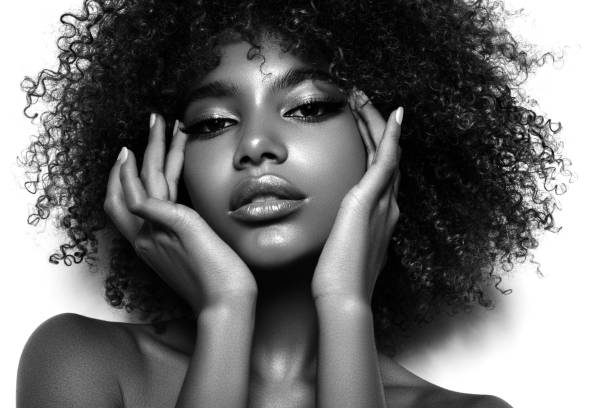
#> input picture girl.jpg, 612 x 408 px
$ python zooming.py
#> lines starting #> are read from the running program, lines starting #| are printed output that depends on the picture
# -*- coding: utf-8 -*-
"""
Created on Mon Mar 21 19:23:00 2022

@author: Anil Pudasaini 076MSICE003

Zooming can be done by 2 methods :
    1 Nearest Neighbour Interpolation
    2. Bilinear Interpolation

    I have used Nearest Neighbour Interpolation
"""

import numpy as np
from PIL import Image
import matplotlib.pyplot as plt


def zoom(image,factor):
    image = image.resize((400,400), Image.LANCZOS)
    #converting to numpy array
    numpy_image = np.array(image)

    r = numpy_image.shape[0]
    c = numpy_image.shape[1]

    zoom_img_r = int(np.floor(r * factor))
    zoom_img_c = int(np.floor(c * factor))  #for float factors

    #defining new array for manipulated image
    zoom = np.zeros(shape=(zoom_img_r,zoom_img_c))

    for i in range(0,zoom_img_r):
        for j in range(0,zoom_img_c):
            zoom[i][j] = numpy_image[int(i/factor)][int(j/factor)]


    zoomed_image = Image.fromarray(zoom)

    return zoomed_image


# reading image and converting to gray scale
global factor
factor = 4
loaded_img = Image.open('girl.jpg').convert('L')
#> loaded_img is the input picture: PIL image 612x408 L; min 0, max 255, mean 115.1
image = loaded_img.resize((400,400), Image.LANCZOS)
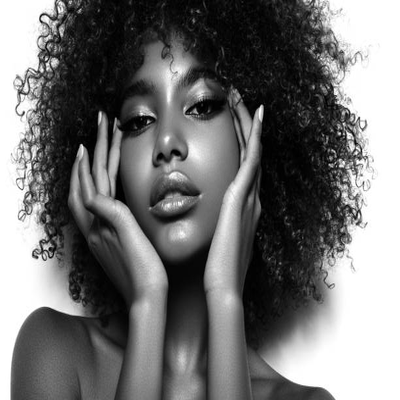
#> image: PIL image 400x400 L; min 0, max 255, mean 115.1
final_img = zoom(loaded_img,factor)

'''
saving the image
if final_img.mode != 'RGB':
    final_img = final_img.convert('RGB')
final_img.save("saved.jpg")
'''
#displaying the images

fig, ax = plt.subplots(nrows=1, ncols=2, figsize=(15, 7), dpi=90,sharex = 'row', sharey ='row')
ax[0].set_title('Original image')
ax[0].imshow(image, cmap='gray')
ax[1].imshow(final_img, cmap='gray')
ax[1].set_title('Zoomed Image by a factor of ' +str(factor) + ' times')
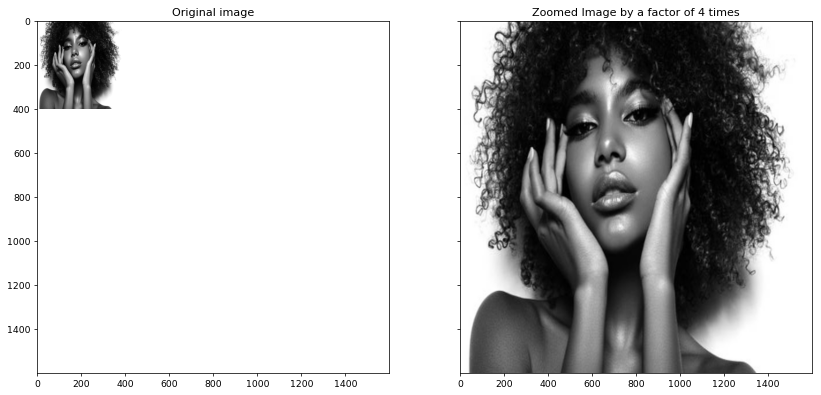
#> figure drawn by matplotlib, 2 panels

$ run again, with cats.jpg copied over girl.jpg
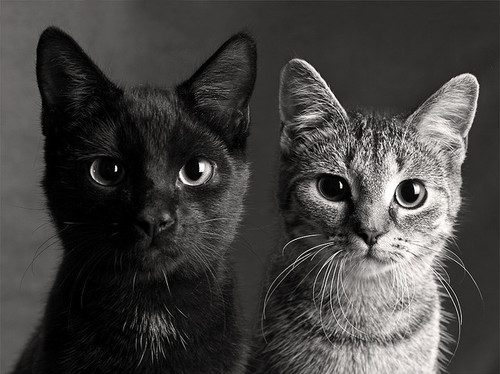
#> input picture cats.jpg, 500 x 374 px
#> `image = loaded_img.resize((400,400), Image.LANCZOS)`:
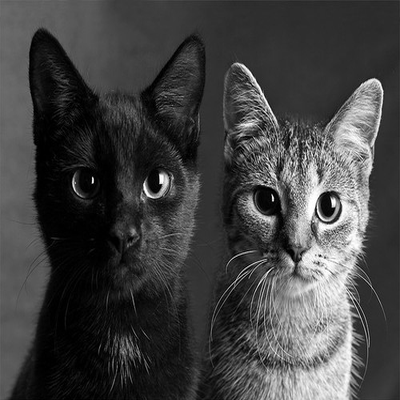
#> image: PIL image 400x400 L; min 0, max 255, mean 66.1
#> `ax[1].set_title('Zoomed Image by a factor of ' +str(factor) + ' times')`:
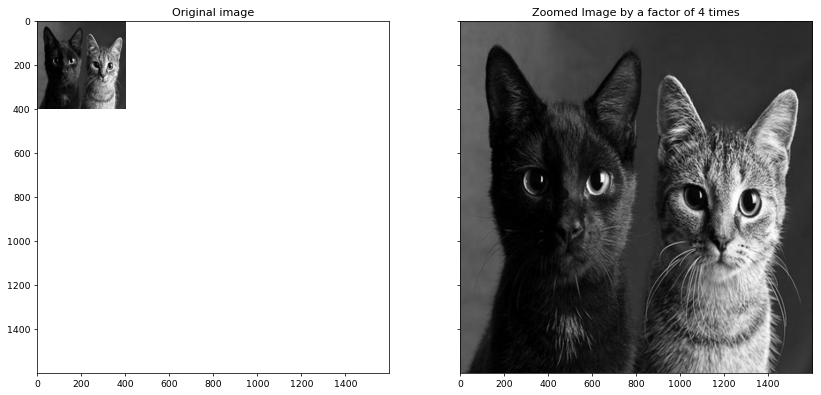
#> figure drawn by matplotlib, 2 panels

$ run again, with lion.jpg copied over girl.jpg
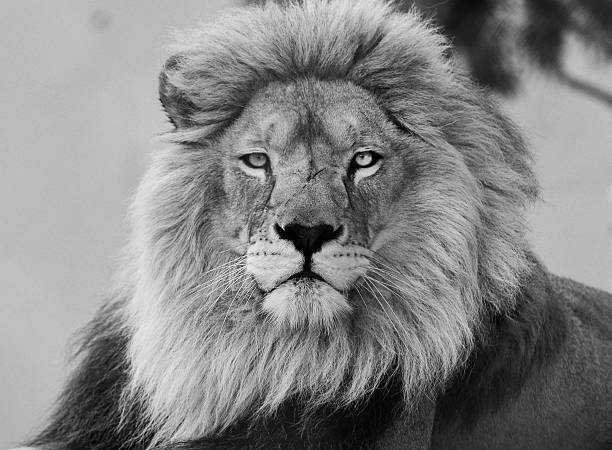
#> input picture lion.jpg, 612 x 450 px
#> loaded_img is the input picture: PIL image 612x450 L; min 0, max 255, mean 133.1
#> `image = loaded_img.resize((400,400), Image.LANCZOS)`:
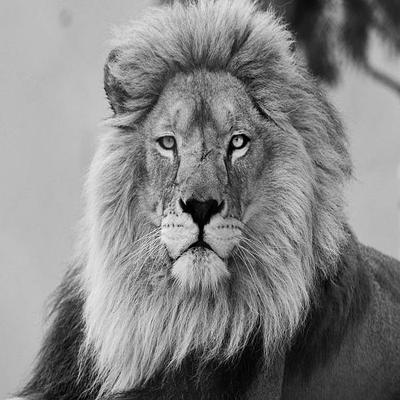
#> image: PIL image 400x400 L; min 0, max 246, mean 133.1
#> `ax[1].set_title('Zoomed Image by a factor of ' +str(factor) + ' times')`:
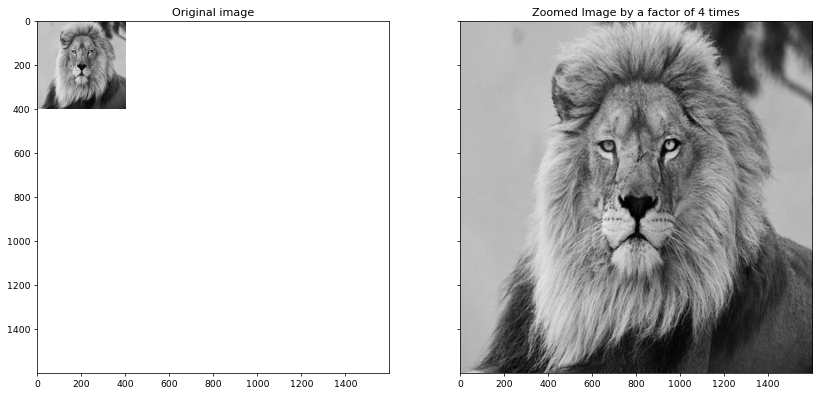
#> figure drawn by matplotlib, 2 panels
